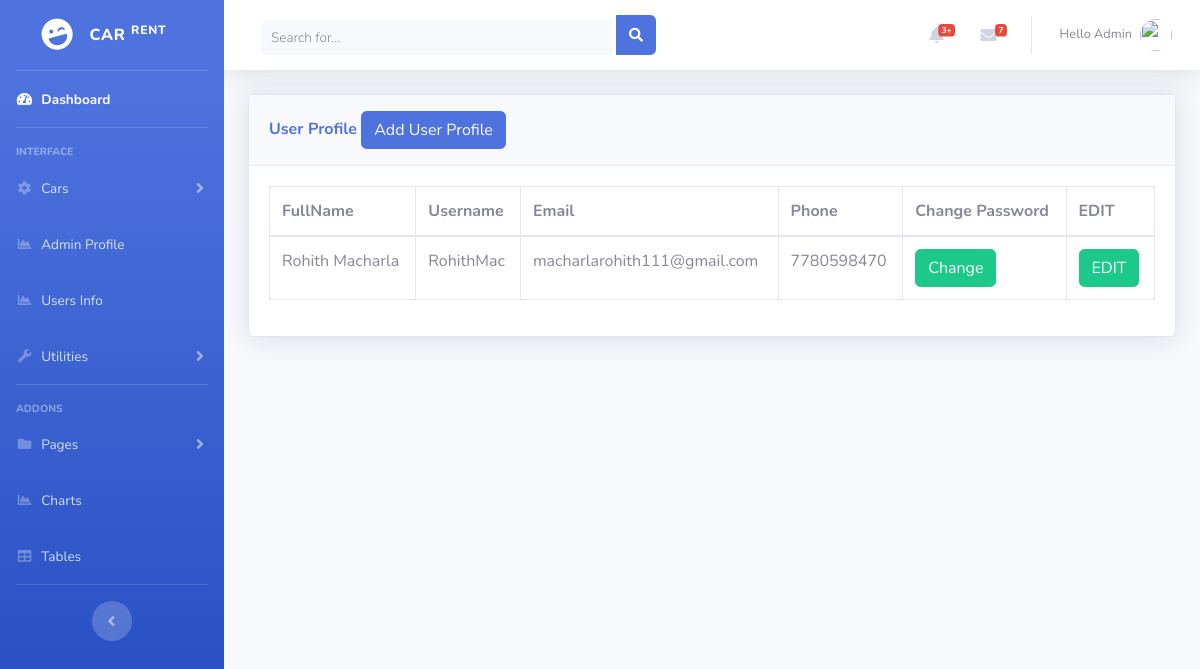
Before: /admin/user_register.php (signed in) with the older database file.
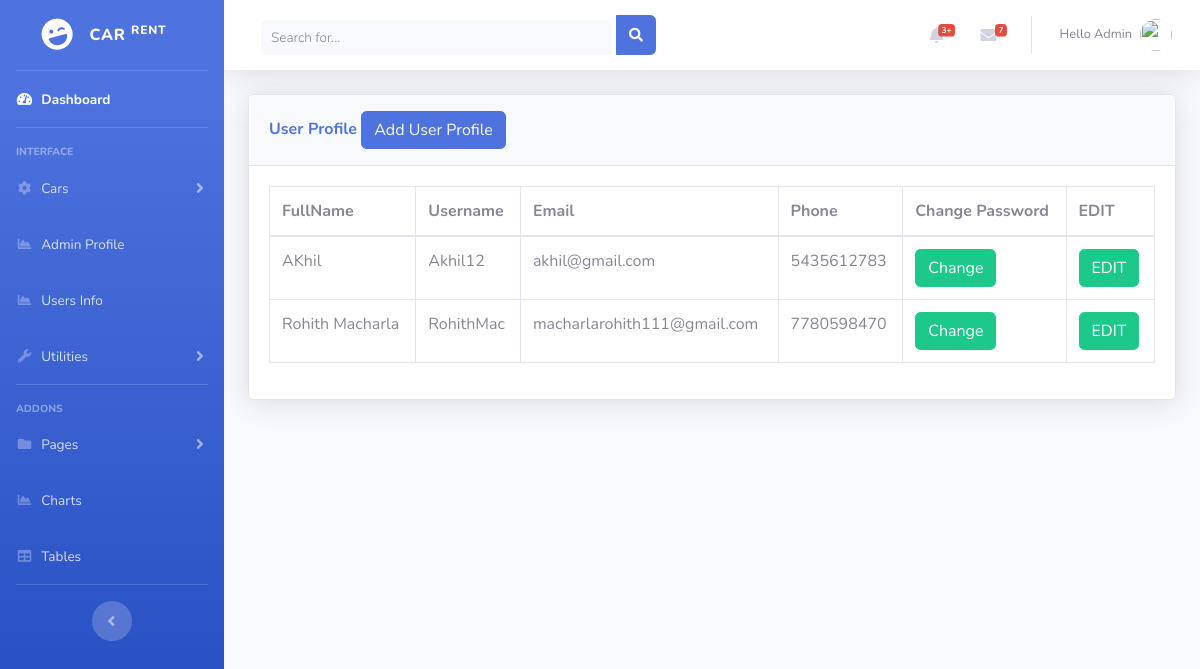
After: the same page with the newer database file.
### tables this page shows
CREATE TABLE `users` (
  `FullName` varchar(40) NOT NULL,
  `UserName` varchar(40) NOT NULL,
  `EMail` varchar(50) NOT NULL,
  `Phone` varchar(10) NOT NULL,
  `Password` char(255) NOT NULL,
  `profile_photo` longblob NOT NULL
);

### admin/user_register.php (the view, shortened to what this page needs)
<?php
include('includes/header.php');
include('includes/navbar.php');
?>
<div class="container-fluid">
  <div class="card shadow mb-4">
    <div class="card-header py-3">
      <h6 class="m-0 font-weight-bold text-primary">User Profile
        <button type="button" class="btn btn-primary" data-toggle="modal" data-target="#addadminprofile">
          Add User Profile
        </button>
      </h6>
    </div>
    <div class="card-body">
      <div class="table-responsive">
        <?php
        $connection = mysqli_connect("localhost", "root", "", "car_users");
        $query = "SELECT * FROM users";
        $query_run = mysqli_query($connection, $query);
        ?>
        <table class="table table-bordered" id="dataTable" width="100%" cellspacing="0">
          <thead>
            <tr>
              <th> FullName </th>
              <th> Username </th>
              <th>Email </th>
              <th>Phone </th>
              <th>Change Password</th>
              <th>EDIT</th>
            </tr>
          </thead>
          <tbody>
            <?php
            if (mysqli_num_rows($query_run) > 0) {
              while ($row = mysqli_fetch_assoc($query_run)) {
            ?>
                <tr>
                  <td><?php echo $row['FullName']; ?></td>
                  <td><?php echo $row['UserName']; ?></td>
                  <td><?php echo $row['EMail']; ?></td>
                  <td><?php echo $row['Phone']; ?></td>
                  <td>
                    <form action="user_register_cp_edit.php" method="post">
                      <button type="submit" name="ucpedit_btn" class="btn btn-success"> Change</button>
                    </form>
                  </td>
                  <td>
                    <form action="user_register_edit.php" method="post">
                      <button type="submit" name="edit_btn" class="btn btn-success"> EDIT</button>
                    </form>
                  </td>
                </tr>
            <?php
              }
            } else {
              echo "No Record Found";
            }
            ?>
          </tbody>
        </table>
      </div>
    </div>
  </div>
</div>

Changed rows visible on the page:
added users: FullName "AKhil", UserName "Akhil12", EMail "akhil@gmail.com", Phone "5435612783"
